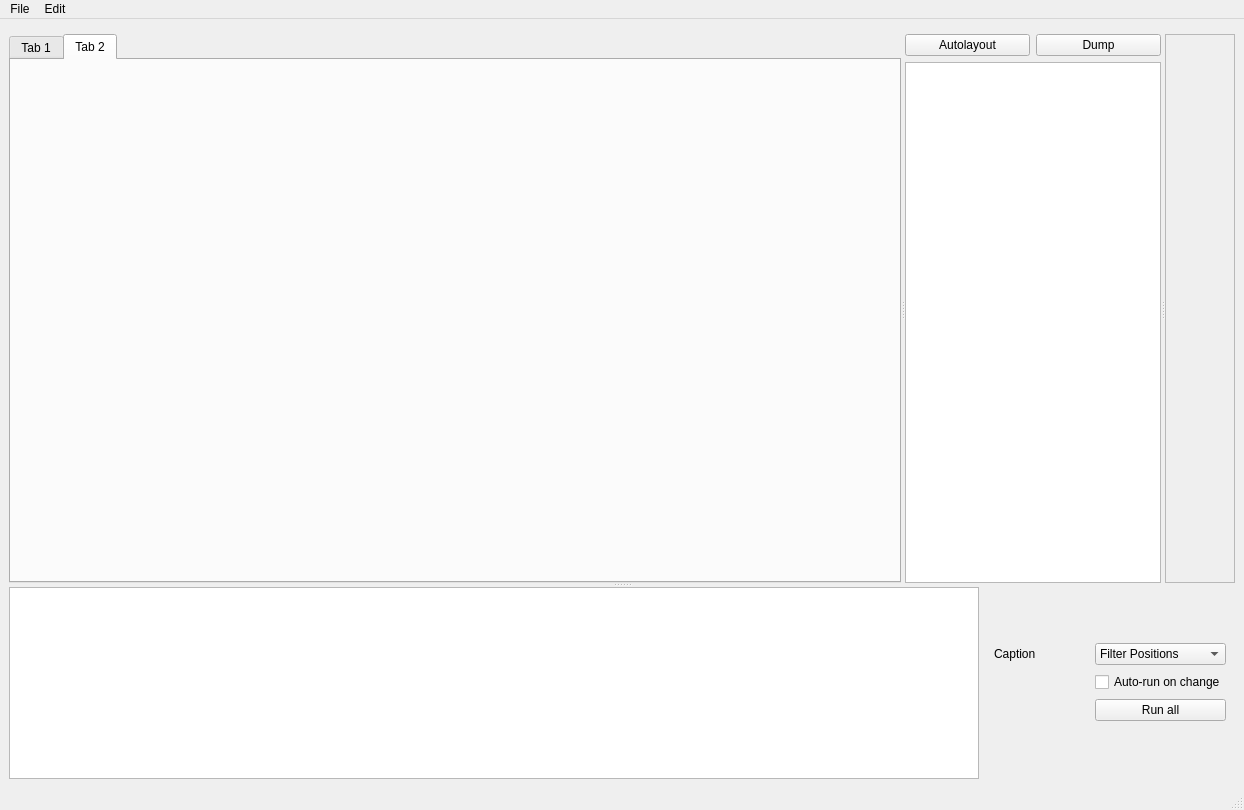
<?xml version="1.0" encoding="UTF-8"?>
<ui version="4.0">
 <class>MainWindow</class>
 <widget class="QMainWindow" name="MainWindow">
  <property name="geometry">
   <rect>
    <x>0</x>
    <y>0</y>
    <width>1244</width>
    <height>810</height>
   </rect>
  </property>
  <property name="acceptDrops">
   <bool>false</bool>
  </property>
  <property name="windowTitle">
   <string>MainWindow</string>
  </property>
  <widget class="QWidget" name="centralwidget">
   <property name="sizePolicy">
    <sizepolicy hsizetype="Maximum" vsizetype="Maximum">
     <horstretch>1</horstretch>
     <verstretch>1</verstretch>
    </sizepolicy>
   </property>
   <layout class="QGridLayout" name="gridLayout">
    <item row="1" column="1">
     <widget class="QSplitter" name="mainSplit">
      <property name="orientation">
       <enum>Qt::Vertical</enum>
      </property>
      <widget class="QSplitter" name="splitter">
       <property name="sizePolicy">
        <sizepolicy hsizetype="Expanding" vsizetype="Expanding">
         <horstretch>0</horstretch>
         <verstretch>10</verstretch>
        </sizepolicy>
       </property>
       <property name="orientation">
        <enum>Qt::Horizontal</enum>
       </property>
       <widget class="QTabWidget" name="tabWidget">
        <property name="sizePolicy">
         <sizepolicy hsizetype="Expanding" vsizetype="Expanding">
          <horstretch>1</horstretch>
          <verstretch>0</verstretch>
         </sizepolicy>
        </property>
        <property name="currentIndex">
         <number>1</number>
        </property>
        <widget class="QWidget" name="tab">
         <attribute name="title">
          <string>Tab 1</string>
         </attribute>
        </widget>
        <widget class="QWidget" name="tab_2">
         <attribute name="title">
          <string>Tab 2</string>
         </attribute>
        </widget>
       </widget>
       <widget class="QWidget" name="layoutWidget">
        <layout class="QVBoxLayout" name="verticalLayout" stretch="0,0">
         <item>
          <layout class="QHBoxLayout" name="horizontalLayout" stretch="0,0">
           <item>
            <widget class="QPushButton" name="autolayoutButton">
             <property name="sizePolicy">
              <sizepolicy hsizetype="MinimumExpanding" vsizetype="Fixed">
               <horstretch>1</horstretch>
               <verstretch>0</verstretch>
              </sizepolicy>
             </property>
             <property name="text">
              <string>Autolayout</string>
             </property>
            </widget>
           </item>
           <item>
            <widget class="QPushButton" name="dumpButton">
             <property name="sizePolicy">
              <sizepolicy hsizetype="MinimumExpanding" vsizetype="Fixed">
               <horstretch>1</horstretch>
               <verstretch>0</verstretch>
              </sizepolicy>
             </property>
             <property name="text">
              <string>Dump</string>
             </property>
            </widget>
           </item>
          </layout>
         </item>
         <item>
          <widget class="GraphView" name="view">
           <property name="sizePolicy">
            <sizepolicy hsizetype="Expanding" vsizetype="Expanding">
             <horstretch>0</horstretch>
             <verstretch>0</verstretch>
            </sizepolicy>
           </property>
           <property name="verticalScrollBarPolicy">
            <enum>Qt::ScrollBarAsNeeded</enum>
           </property>
           <property name="horizontalScrollBarPolicy">
            <enum>Qt::ScrollBarAsNeeded</enum>
           </property>
           <property name="renderHints">
            <set>QPainter::Antialiasing|QPainter::HighQualityAntialiasing|QPainter::TextAntialiasing</set>
           </property>
           <property name="dragMode">
            <enum>QGraphicsView::RubberBandDrag</enum>
           </property>
          </widget>
         </item>
        </layout>
       </widget>
       <widget class="QScrollArea" name="paletteArea">
        <property name="sizePolicy">
         <sizepolicy hsizetype="Preferred" vsizetype="Expanding">
          <horstretch>0</horstretch>
          <verstretch>0</verstretch>
         </sizepolicy>
        </property>
        <property name="widgetResizable">
         <bool>true</bool>
        </property>
        <widget class="QWidget" name="paletteContents">
         <property name="geometry">
          <rect>
           <x>0</x>
           <y>0</y>
           <width>69</width>
           <height>518</height>
          </rect>
         </property>
        </widget>
       </widget>
      </widget>
      <widget class="QWidget" name="horizontalWidget" native="true">
       <property name="sizePolicy">
        <sizepolicy hsizetype="Preferred" vsizetype="Preferred">
         <horstretch>0</horstretch>
         <verstretch>0</verstretch>
        </sizepolicy>
       </property>
       <layout class="QHBoxLayout" name="horizontalLayout_2" stretch="0,0">
        <property name="sizeConstraint">
         <enum>QLayout::SetDefaultConstraint</enum>
        </property>
        <item>
         <widget class="QTextEdit" name="logText">
          <property name="sizePolicy">
           <sizepolicy hsizetype="Expanding" vsizetype="Expanding">
            <horstretch>0</horstretch>
            <verstretch>0</verstretch>
           </sizepolicy>
          </property>
          <property name="maximumSize">
           <size>
            <width>16777215</width>
            <height>16777215</height>
           </size>
          </property>
          <property name="baseSize">
           <size>
            <width>0</width>
            <height>0</height>
           </size>
          </property>
         </widget>
        </item>
        <item>
         <widget class="QWidget" name="extraCtrls" native="true">
          <property name="minimumSize">
           <size>
            <width>250</width>
            <height>0</height>
           </size>
          </property>
          <property name="maximumSize">
           <size>
            <width>300</width>
            <height>100</height>
           </size>
          </property>
          <layout class="QGridLayout" name="gridLayout_2">
           <item row="0" column="0">
            <widget class="QLabel" name="caplabel">
             <property name="text">
              <string>Caption</string>
             </property>
            </widget>
           </item>
           <item row="0" column="1">
            <widget class="QComboBox" name="capCombo">
             <property name="minimumSize">
              <size>
               <width>120</width>
               <height>0</height>
              </size>
             </property>
             <item>
              <property name="text">
               <string>Filter Positions</string>
              </property>
             </item>
             <item>
              <property name="text">
               <string>Filter Names</string>
              </property>
             </item>
             <item>
              <property name="text">
               <string>File+Filter</string>
              </property>
             </item>
             <item>
              <property name="text">
               <string>None</string>
              </property>
             </item>
            </widget>
           </item>
           <item row="1" column="1">
            <widget class="QCheckBox" name="autoRun">
             <property name="text">
              <string>Auto-run on change</string>
             </property>
            </widget>
           </item>
           <item row="2" column="1">
            <widget class="QPushButton" name="runAllButton">
             <property name="text">
              <string>Run all</string>
             </property>
            </widget>
           </item>
          </layout>
         </widget>
        </item>
       </layout>
      </widget>
     </widget>
    </item>
    <item row="0" column="1">
     <widget class="QWidget" name="inputSelectorFrame" native="true"/>
    </item>
   </layout>
  </widget>
  <widget class="QMenuBar" name="menubar">
   <property name="geometry">
    <rect>
     <x>0</x>
     <y>0</y>
     <width>1244</width>
     <height>21</height>
    </rect>
   </property>
   <widget class="QMenu" name="menuFile">
    <property name="title">
     <string>File</string>
    </property>
    <addaction name="actionOpen"/>
    <addaction name="actionSave"/>
    <addaction name="actionSave_As"/>
    <addaction name="action_New"/>
    <addaction name="actionNew_Macro"/>
   </widget>
   <widget class="QMenu" name="menuEdit">
    <property name="title">
     <string>Edit</string>
    </property>
    <addaction name="actionCopy"/>
    <addaction name="actionPaste"/>
    <addaction name="actionCut"/>
   </widget>
   <addaction name="menuFile"/>
   <addaction name="menuEdit"/>
  </widget>
  <widget class="QStatusBar" name="statusbar"/>
  <action name="actionSave">
   <property name="text">
    <string>&amp;Save</string>
   </property>
   <property name="shortcut">
    <string>Ctrl+S</string>
   </property>
  </action>
  <action name="actionOpen">
   <property name="text">
    <string>&amp;Open</string>
   </property>
   <property name="shortcut">
    <string>Ctrl+O</string>
   </property>
  </action>
  <action name="actionSave_As">
   <property name="text">
    <string>Save &amp;As</string>
   </property>
  </action>
  <action name="action_New">
   <property name="text">
    <string>&amp;New</string>
   </property>
  </action>
  <action name="actionCopy">
   <property name="text">
    <string>Copy</string>
   </property>
   <property name="shortcut">
    <string>Ctrl+C</string>
   </property>
  </action>
  <action name="actionPaste">
   <property name="text">
    <string>Paste</string>
   </property>
   <property name="shortcut">
    <string>Ctrl+V</string>
   </property>
  </action>
  <action name="actionCut">
   <property name="text">
    <string>Cut</string>
   </property>
   <property name="shortcut">
    <string>Ctrl+X</string>
   </property>
  </action>
  <action name="actionNew_Macro">
   <property name="text">
    <string>New Macro</string>
   </property>
  </action>
 </widget>
 <customwidgets>
  <customwidget>
   <class>GraphView</class>
   <extends>QGraphicsView</extends>
   <header>graphview</header>
  </customwidget>
 </customwidgets>
 <resources/>
 <connections/>
</ui>
